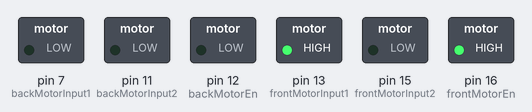
Simulated run of this program. Board: Raspberry Pi (header pin numbers). On the bench: switched loads named in the program (green lamp = pin HIGH). At 2.0 s the program stops and its outputs stay as they are.

Above: at 0.1 s.
At 2.1 s:
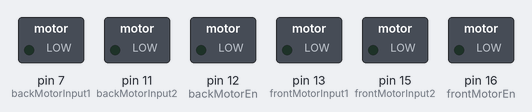
Timing chart, 0 to 3.5 s (numbered marks = the images above):
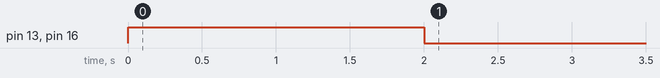

The program:

gpio.py
```python
import RPi.GPIO as GPIO
import time

#initialize port
backMotorInput1 = 7
backMotorInput2 = 11
frontMotorInput1 = 13
frontMotorInput2 = 15
backMotorEn = 12
frontMotorEn = 16
speed = 30

#initialize model
GPIO.setmode(GPIO.BOARD)

#set output port
GPIO.setup(backMotorInput1, GPIO.OUT)
GPIO.setup(backMotorInput2, GPIO.OUT)
GPIO.setup(frontMotorInput1, GPIO.OUT)
GPIO.setup(frontMotorInput2, GPIO.OUT)
GPIO.setup(frontMotorEn, GPIO.OUT)
GPIO.setup(backMotorEn, GPIO.OUT)
backMotorPWM = GPIO.PWM(backMotorEn, 100)
backMotorPWM.start(0)


def carMoveForward():
	GPIO.output(backMotorEn, GPIO.HIGH)
	GPIO.output(backMotorInput1, GPIO.HIGH)
	GPIO.output(backMotorInput2, GPIO.LOW)
	backMotorPWM.ChangeDutyCycle(speed)


def carMoveBackward():
	GPIO.output(backMotorEn, GPIO.HIGH)
	GPIO.output(backMotorInput1, GPIO.LOW)
	GPIO.output(backMotorInput2, GPIO.HIGH)


def carTurnRight():
	GPIO.output(frontMotorEn, GPIO.HIGH)
	GPIO.output(frontMotorInput1, GPIO.LOW)
	GPIO.output(frontMotorInput2, GPIO.HIGH)


def carTurnLeft():
	GPIO.output(frontMotorEn, GPIO.HIGH)
	GPIO.output(frontMotorInput1, GPIO.HIGH)
	GPIO.output(frontMotorInput2, GPIO.LOW)

def carStop():
	GPIO.output(frontMotorInput1, GPIO.HIGH)
	GPIO.output(frontMotorInput2, GPIO.HIGH)
	GPIO.output(backMotorInput1, GPIO.HIGH)
	GPIO.output(backMotorInput2, GPIO.HIGH)

def carTurnStraight():
	GPIO.output(frontMotorEn, GPIO.LOW)

def cleanGPIO():
	GPIO.cleanup()
	backMotorPWM.stop()

carTurnLeft()
time.sleep(2)
cleanGPIO()
```

Measured:
- by itself, pin 13 (frontMotorInput1), pin 16 (frontMotorEn): LOW → HIGH at 0.00 s, → LOW 2.0 s later
